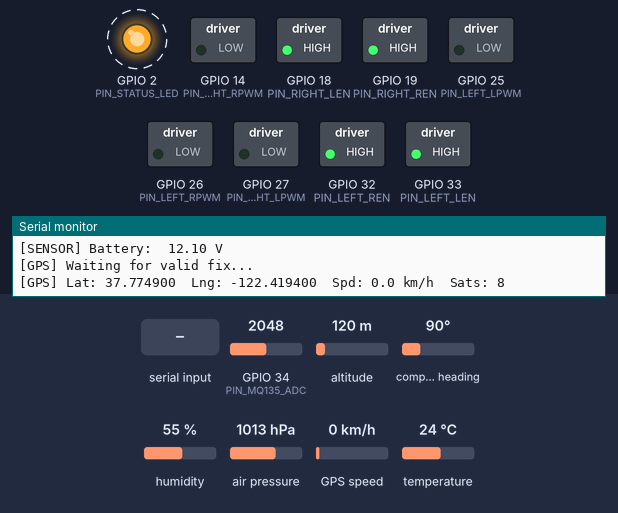
Simulated run of this program. Board: ESP32. Parts: switched loads named in the program (green lamp = pin HIGH), output pins drawn as LEDs (lit = HIGH), the last lines printed to the serial monitor. Dashed ring = blinking. The test bench sets the inputs (shaded band); at power-on: GPIO 34 (PIN_MQ135_ADC) = 2048, altitude 120 m, compass heading 90°, humidity 55 %, air pressure 1013 hPa, GPS speed 0 km/h, temperature 24 °C. WiFi joins after 1.5 s; servers stay silent unless stated; the GPS gets a fix after 3 s at 37.7749, -122.4194 with 8 satellites; nothing arrives over Bluetooth unless stated; web services answer with replies made up by the test bench.

Above: at 3.7 s.
3.8 s: "l\n" received over the second serial link
At 3.93 s:
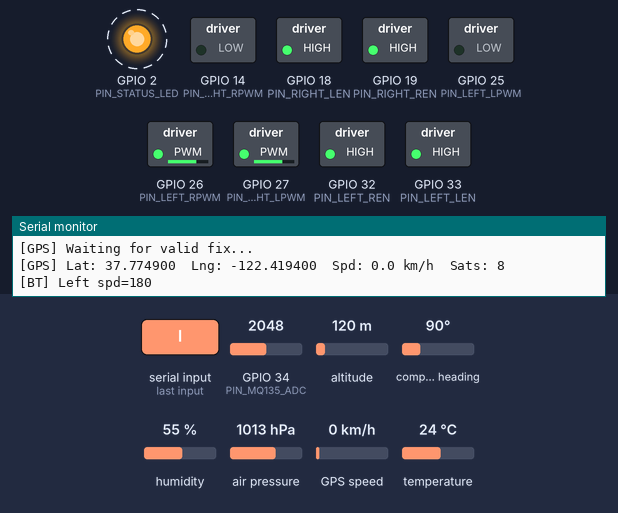
7.3 s: "R\n" received over the second serial link
At 7.67 s:
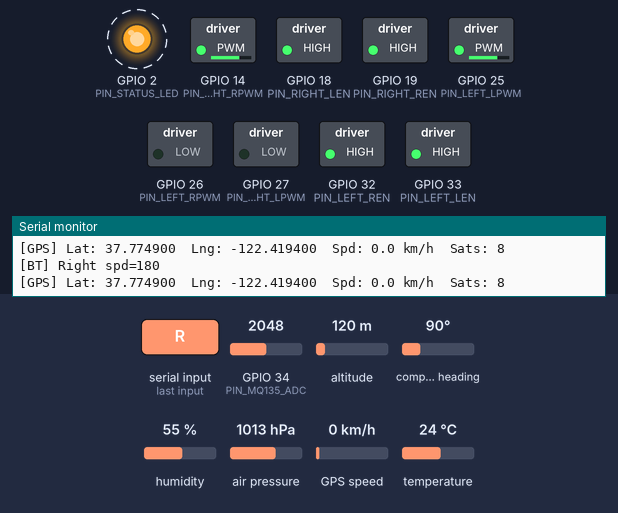
10.8 s: "G\n" received over the second serial link
At 10.92 s:
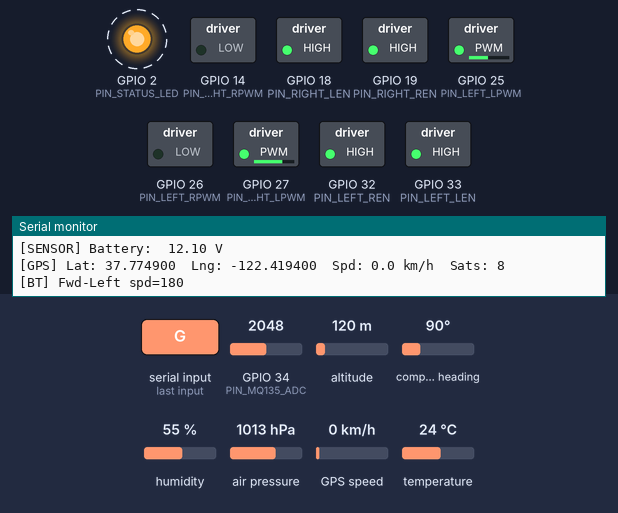
14.3 s: "F90\n" received over the second serial link
At 14.67 s:
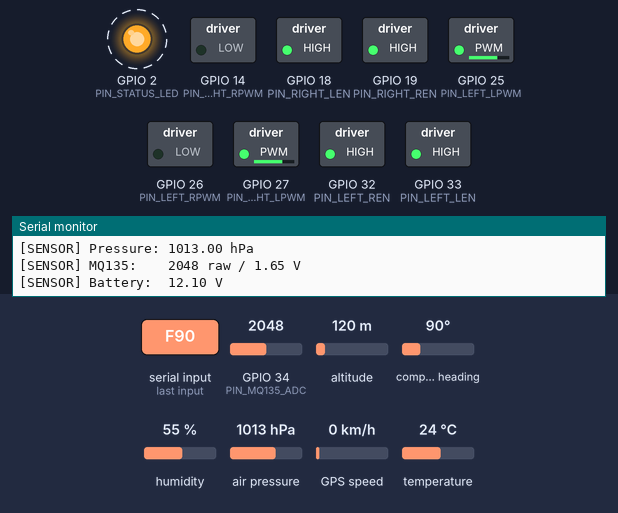
17.8 s: "B90\n" received over the second serial link
At 17.91 s:
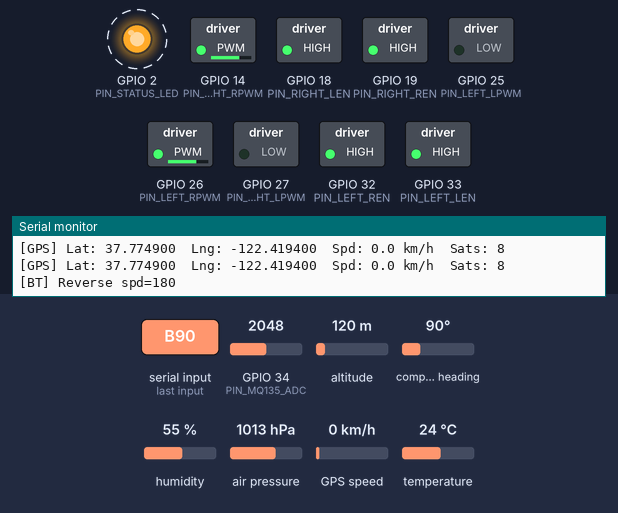
Timing chart, 0 to 22.3 s (numbered marks = the images above; inputs shaded):
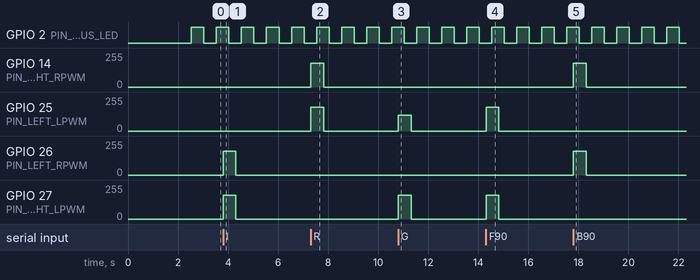

The program:

main.cpp
```cpp
#include <Arduino.h>
#include "config/AppConfig.h"
#include "pins/PinMap.h"

#include "MotorControl.h"
#include "BluetoothControl.h"
#include "SensorManager.h"
#include "GPSManager.h"
#include "TelemetryData.h"
#include "RoverWiFiManager.h"
#include "OTAUpdate.h"
#include "ThingSpeakClient.h"

MotorControl      motor;
BluetoothControl  bluetooth;
SensorManager     sensors;
GPSManager        gpsManager;
TelemetryData     telemetry;
RoverWiFiManager  wifiManager;
OTAUpdate         otaUpdate;
ThingSpeakClient  thingSpeakClient;

static volatile uint8_t currentSpeed = DEFAULT_MOTOR_SPEED;
static volatile uint32_t lastCommandTime = 0;

#define SPEED_MIN  60
#define SPEED_MAX  255
#define COMMAND_TIMEOUT_MS 500

void TaskBluetoothControl(void *pvParameters);
void TaskSensorRead(void *pvParameters);
void TaskGPSRead(void *pvParameters);
void TaskStatusLED(void *pvParameters);
void TaskNetworkService(void *pvParameters);

void setup() {
    Serial.begin(SERIAL_BAUD_RATE);
    delay(1000);

    Serial.println();
    Serial.println("=================================");
    Serial.println("  Intelligent Rover Booting");
    Serial.println("  Board: ESP32 + Classic BT");
    Serial.println("=================================");

    pinMode(PIN_STATUS_LED, OUTPUT);

    motor.begin();
    bluetooth.begin();
    sensors.begin();
    gpsManager.begin();

    wifiManager.begin();
    otaUpdate.begin();
    thingSpeakClient.begin();

    lastCommandTime = millis();

    xTaskCreatePinnedToCore(TaskBluetoothControl, "BT_Control", 4096, nullptr, 3, nullptr, 1);
    xTaskCreatePinnedToCore(TaskSensorRead, "Sensor_Read", 4096, nullptr, 2, nullptr, 0);
    xTaskCreatePinnedToCore(TaskGPSRead, "GPS_Read", 4096, nullptr, 2, nullptr, 0);
    xTaskCreatePinnedToCore(TaskStatusLED, "Status_LED", 2048, nullptr, 1, nullptr, 0);
    xTaskCreatePinnedToCore(TaskNetworkService, "Network_Service", 4096, nullptr, 1, nullptr, 0);

    Serial.printf("[SYSTEM] Rover ready. Default speed: %d\n", currentSpeed);
}

void loop() {
    vTaskDelay(pdMS_TO_TICKS(1000));
}

void TaskBluetoothControl(void *pvParameters) {
    char speedBuf[8];
    uint8_t speedIdx = 0;
    bool inSpeedCmd = false;
    bool motorsStoppedByFailsafe = false;

    while (true) {
        while (bluetooth.available()) {
            char c = bluetooth.readCommand();
            lastCommandTime = millis();
            motorsStoppedByFailsafe = false;

            if (c == '#') {
                inSpeedCmd = true;
                speedIdx = 0;
                memset(speedBuf, 0, sizeof(speedBuf));
                continue;
            }

            if (inSpeedCmd) {
                if (c == '\n' || c == '\r') {
                    inSpeedCmd = false;

                    if (speedIdx > 0) {
                        int val = atoi(speedBuf);

                        if (val >= SPEED_MIN && val <= SPEED_MAX) {
                            currentSpeed = (uint8_t)val;
                            Serial.printf("[BT] Speed: %d\n", currentSpeed);
                        }
                    }
                } else if (isDigit(c) && speedIdx < (sizeof(speedBuf) - 1)) {
                    speedBuf[speedIdx++] = c;
                }

                continue;
            }

            if (c == '\n' || c == '\r') {
                continue;
            }

            switch (c) {
                case 'F':
                case 'f':
                    motor.forward(currentSpeed);
                    Serial.printf("[BT] Forward spd=%d\n", currentSpeed);
                    break;

                case 'B':
                case 'b':
                    motor.reverse(currentSpeed);
                    Serial.printf("[BT] Reverse spd=%d\n", currentSpeed);
                    break;

                case 'L':
                case 'l':
                    motor.turnLeft(currentSpeed);
                    Serial.printf("[BT] Left spd=%d\n", currentSpeed);
                    break;

                case 'R':
                case 'r':
                    motor.turnRight(currentSpeed);
                    Serial.printf("[BT] Right spd=%d\n", currentSpeed);
                    break;

                case 'G':
                case 'g':
                    motor.forwardLeft(currentSpeed);
                    Serial.printf("[BT] Fwd-Left spd=%d\n", currentSpeed);
                    break;

                case 'I':
                case 'i':
                    motor.forwardRight(currentSpeed);
                    Serial.printf("[BT] Fwd-Right spd=%d\n", currentSpeed);
                    break;

                case 'H':
                case 'h':
                    motor.reverseLeft(currentSpeed);
                    Serial.printf("[BT] Rev-Left spd=%d\n", currentSpeed);
                    break;

                case 'J':
                case 'j':
                    motor.reverseRight(currentSpeed);
                    Serial.printf("[BT] Rev-Right spd=%d\n", currentSpeed);
                    break;

                case 'S':
                case 's':
                case 'Q':
                case 'q':
                    motor.stop();
                    Serial.println("[BT] STOP");
                    break;

                case 'W':
                    Serial.println("[BT] Light ON");
                    break;

                case 'w':
                    Serial.println("[BT] Light OFF");
                    break;

                case 'U':
                    Serial.println("[BT] Horn ON");
                    break;

                case 'u':
                    Serial.println("[BT] Horn OFF");
                    break;

                default:
                    break;
            }
        }

        if ((millis() - lastCommandTime) > COMMAND_TIMEOUT_MS && !motorsStoppedByFailsafe) {
            motor.stop();
            motorsStoppedByFailsafe = true;
        }

        vTaskDelay(pdMS_TO_TICKS(20));
    }
}

void TaskNetworkService(void *pvParameters) {
    while (true) {
        wifiManager.update();
        otaUpdate.handle();
        thingSpeakClient.update(telemetry);

        vTaskDelay(pdMS_TO_TICKS(100));
    }
}

void TaskSensorRead(void *pvParameters) {
    while (true) {
        sensors.readEnvironment(telemetry);

        telemetry.batteryVoltage = 12.1f;

        Serial.println("[SENSOR] -------------------");
        Serial.printf("[SENSOR] Temp:     %.2f C\n", telemetry.temperatureC);
        Serial.printf("[SENSOR] Humidity: %.2f %%\n", telemetry.humidityPercent);
        Serial.printf("[SENSOR] Pressure: %.2f hPa\n", telemetry.pressureHpa);
        Serial.printf("[SENSOR] MQ135:    %d raw / %.2f V\n",
                      telemetry.mq135Raw, telemetry.mq135Voltage);
        Serial.printf("[SENSOR] Battery:  %.2f V\n", telemetry.batteryVoltage);

        vTaskDelay(pdMS_TO_TICKS(SENSOR_READ_INTERVAL_MS));
    }
}

void TaskGPSRead(void *pvParameters) {
    while (true) {
        gpsManager.update();
        gpsManager.readGPS(telemetry);

        if (telemetry.gpsValid) {
            Serial.printf("[GPS] Lat: %.6f  Lng: %.6f  Spd: %.1f km/h  Sats: %d\n",
                          telemetry.latitude,
                          telemetry.longitude,
                          telemetry.gpsSpeedKmph,
                          telemetry.gpsSatellites);
        } else {
            Serial.println("[GPS] Waiting for valid fix...");
        }

        vTaskDelay(pdMS_TO_TICKS(GPS_READ_INTERVAL_MS));
    }
}

void TaskStatusLED(void *pvParameters) {
    while (true) {
        digitalWrite(PIN_STATUS_LED, HIGH);
        vTaskDelay(pdMS_TO_TICKS(500));

        digitalWrite(PIN_STATUS_LED, LOW);
        vTaskDelay(pdMS_TO_TICKS(500));
    }
}
```

app_main.cpp
```cpp

```

system_init.cpp
```cpp

```

task_scheduler.cpp
```cpp

```

AppConfig.h
```cpp
#pragma once

#define DEVICE_NAME "Intelligent-Rover-Main"

#define SERIAL_BAUD_RATE 115200

#define MOTOR_PWM_FREQ 20000
#define MOTOR_PWM_RESOLUTION 8

#define DEFAULT_MOTOR_SPEED 180
#define MAX_MOTOR_SPEED 255
#define MIN_MOTOR_SPEED 0

#define WATCHDOG_TIMEOUT_SECONDS 8

#define SENSOR_READ_INTERVAL_MS 2000
#define GPS_READ_INTERVAL_MS 1000
#define THINGSPEAK_UPLOAD_INTERVAL_MS 15000
#define SYSTEM_HEALTH_INTERVAL_MS 5000
```

PinMap.h
```cpp
#pragma once

// I2C - ESP32 default I2C pins
#define PIN_I2C_SDA 21
#define PIN_I2C_SCL 22

// GPS UART2
#define PIN_GPS_RX 16
#define PIN_GPS_TX 17

// MQ-135 analog input
// GPIO34 is input-only and ADC-capable
#define PIN_MQ135_ADC 34

// Servo PWM
#define PIN_SERVO 23

// Left BTS7960 motor driver
#define PIN_LEFT_LPWM 25
#define PIN_LEFT_RPWM 26
#define PIN_LEFT_LEN  33
#define PIN_LEFT_REN  32

// Right BTS7960 motor driver
#define PIN_RIGHT_LPWM 27
#define PIN_RIGHT_RPWM 14
#define PIN_RIGHT_LEN  18
#define PIN_RIGHT_REN  19

// Battery voltage monitor
// GPIO35 is input-only and ADC-capable
#define PIN_BATTERY_ADC 35

// Status LED
#define PIN_STATUS_LED 2
```

Measured:
- after the input at 3.8 s, GPIO 26 (PIN_LEFT_RPWM), GPIO 27 (PIN_RIGHT_LPWM): 0/255 → 179/255 at once, → 0/255 0.50 s later
- after the input at 7.3 s, GPIO 14 (PIN_RIGHT_RPWM), GPIO 25 (PIN_LEFT_LPWM): 0/255 → 179/255 at once, → 0/255 0.50 s later
- after the input at 10.8 s, GPIO 25 (PIN_LEFT_LPWM): 0/255 → 120/255 at once, → 0/255 0.50 s later; GPIO 27 (PIN_RIGHT_LPWM): 0/255 → 179/255 at once, → 0/255 0.50 s later
- after the input at 14.3 s, GPIO 25 (PIN_LEFT_LPWM), GPIO 27 (PIN_RIGHT_LPWM): 0/255 → 179/255 at once, → 0/255 0.50 s later
- after the input at 17.8 s, GPIO 14 (PIN_RIGHT_RPWM), GPIO 26 (PIN_LEFT_RPWM): 0/255 → 179/255 at once, → 0/255 0.50 s later
- by itself, GPIO 2 (PIN_STATUS_LED): alternates HIGH for 0.50 s and LOW for 0.50 s
